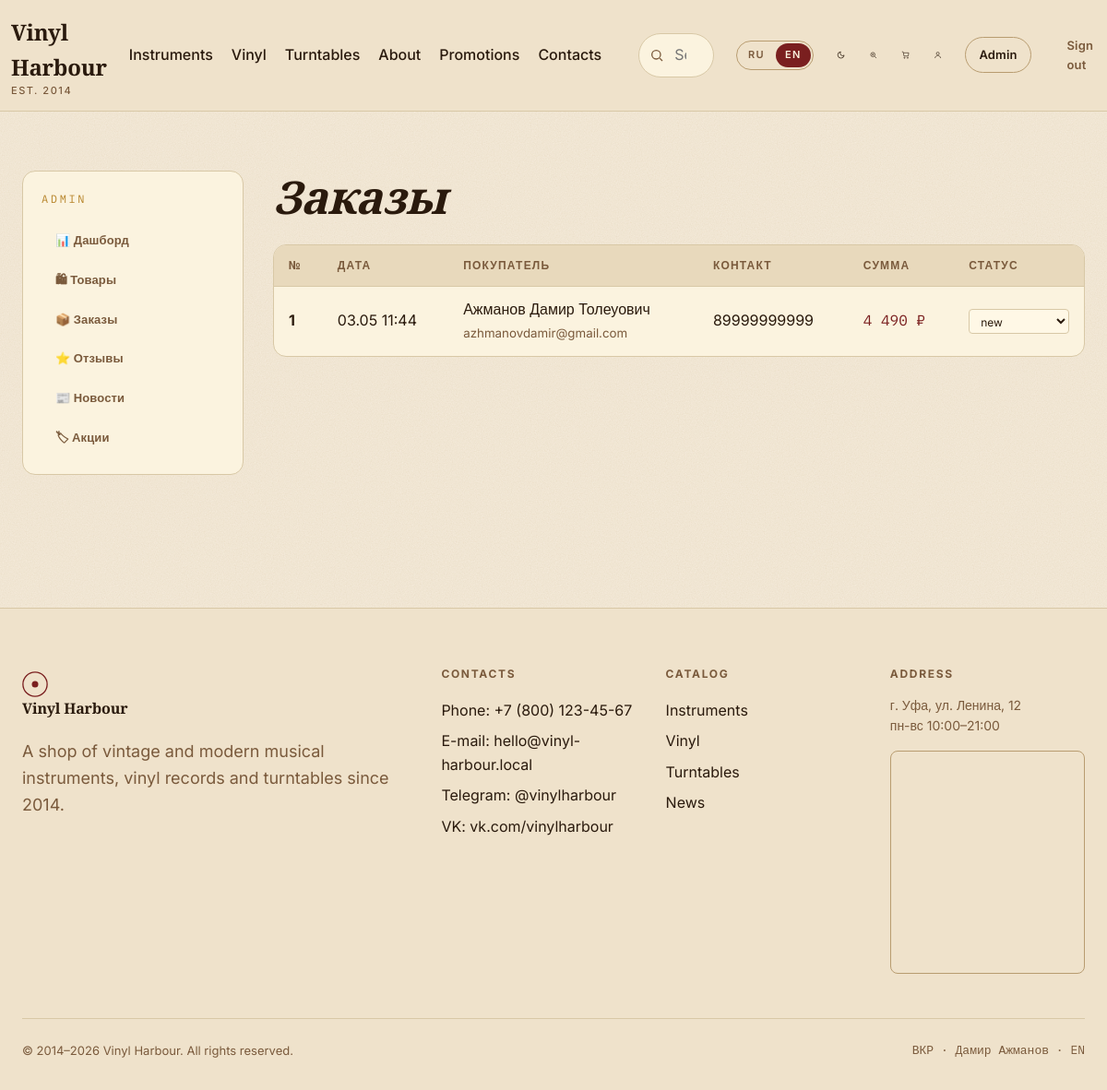
/admin/orders?lang=en (signed in), run on the app's committed database.
### app/models.py (models this page shows, shortened)
class Category(db.Model):
    __tablename__ = "categories"
    id = db.Column(db.Integer, primary_key=True)
    slug = db.Column(db.String(64), unique=True, nullable=False)
    name_ru = db.Column(db.String(120), nullable=False)
    name_en = db.Column(db.String(120), nullable=False)
    description_ru = db.Column(db.Text, default="")
    description_en = db.Column(db.Text, default="")
    products = db.relationship("Product", backref="category", lazy="dynamic")

class Order(db.Model):
    __tablename__ = "orders"
    id = db.Column(db.Integer, primary_key=True)
    user_id = db.Column(db.Integer, db.ForeignKey("users.id"), nullable=False, index=True)
    full_name = db.Column(db.String(160), nullable=False)
    email = db.Column(db.String(120), nullable=False)
    phone = db.Column(db.String(40), nullable=False)
    address = db.Column(db.String(255), nullable=False)
    delivery_method = db.Column(db.String(40), default="pickup")  # pickup / courier / post
    payment_method = db.Column(db.String(40), default="card")  # card / cash / sbp
    comment = db.Column(db.Text, default="")
    total = db.Column(db.Numeric(10, 2), nullable=False)
    status = db.Column(db.String(40), default="new")  # new / paid / shipped / done / canceled
    created_at = db.Column(db.DateTime, default=datetime.utcnow)
    items = db.relationship("OrderItem", backref="order", lazy="joined", cascade="all, delete-orphan")

### app/blueprints/admin/routes.py (the view)
@bp.route("/orders")
def orders():
    items = Order.query.order_by(Order.created_at.desc()).all()
    return render_template("admin/orders.html", items=items)

### app/blueprints/admin/routes.py (called while the page is built)
@bp.before_request
@login_required
def require_admin():
    if not current_user.is_admin:
        from flask import abort
        abort(403)

### app/i18n.py (called while the page is built)
def translations(lang):
    return TRANSLATIONS.get(lang, TRANSLATIONS["ru"])

### app/models.py (called while the page is built)
@login_manager.user_loader
def load_user(user_id):
    return db.session.get(User, int(user_id))

    @property
    def is_admin(self):
        return self.role == "admin"

### app/templates/admin/orders.html (shortened to what this page needs)
{% extends 'admin/_layout.html' %}
{% block admin_content %}
<h1 style="font-style: italic; margin-bottom: var(--space-6);">Заказы</h1>
<div class="table-card">
  <table class="data">
    <thead><tr><th>№</th><th>Дата</th><th>Покупатель</th><th>Контакт</th><th>Сумма</th><th>Статус</th></tr></thead>
    <tbody>
      {% for o in items %}
      <tr>
        <td><strong>{{ o.id }}</strong></td>
        <td>{{ o.created_at.strftime('%d.%m %H:%M') }}</td>
        <td>{{ o.full_name }}<br><small style="color: var(--color-text-muted);">{{ o.email }}</small></td>
        <td>{{ o.phone }}</td>
        <td style="font-family: var(--font-mono); color: var(--color-primary);">{{ "{:,.0f}".format(o.total).replace(',', ' ') }} ₽</td>
        <td>
          <form method="post" action="{{ url_for('admin.order_status', order_id=o.id) }}">
            <select name="status" onchange="this.form.submit()" class="input" style="padding: 4px 8px; font-size: 12px;">
              {% for s in ['new', 'paid', 'shipped', 'done', 'canceled'] %}
                <option value="{{ s }}" {% if s == o.status %}selected{% endif %}>{{ s }}</option>
              {% endfor %}
            </select>
          </form>
        </td>
      </tr>
      {% endfor %}
    </tbody>
  </table>
</div>
{% endblock %}

### app/templates/base.html (shortened to what this page needs)
<!DOCTYPE html>
<html lang="{{ lang }}">
<head>
  <link rel="stylesheet" href="{{ url_for('static', filename='css/style.css') }}">
</head>
<body>
<header class="site-header">
  <div class="container header-top">
    <a href="{{ url_for('main.index') }}" class="logo" aria-label="{{ t.site_name }}">
      <span>{{ t.site_name }}<small>EST. 2014</small></span>
    </a>
    <nav class="nav-main">
      <a href="{{ url_for('catalog.category', slug='instruments') }}">{{ t.instruments }}</a>
      <a href="{{ url_for('catalog.category', slug='vinyl') }}">{{ t.vinyl }}</a>
      <a href="{{ url_for('catalog.category', slug='players') }}">{{ t.players }}</a>
      <a href="{{ url_for('main.index') }}#about">{{ t.about }}</a>
      <a href="{{ url_for('main.index') }}#promotions">{{ t.promotions }}</a>
      <a href="{{ url_for('main.index') }}#contacts">{{ t.contacts }}</a>
    </nav>
    <form action="{{ url_for('main.search') }}" method="get" class="search-form-header" role="search">
      <svg width="16" height="16" viewBox="0 0 24 24" fill="none" stroke="currentColor" stroke-width="2"><circle cx="11" cy="11" r="7"/><path d="m21 21-4.3-4.3"/></svg>
      <input type="search" name="q" placeholder="{{ t.search_placeholder }}" autocomplete="off" data-search-input>
    </form>
    <div class="lang-toggle" role="group" aria-label="Language">
      <a href="?lang=ru" class="{% if lang=='ru' %}active{% endif %}">RU</a>
      <a href="?lang=en" class="{% if lang=='en' %}active{% endif %}">EN</a>
    </div>
    <button class="icon-btn" data-theme-toggle aria-label="{{ t.theme_dark }}" title="{{ t.theme_dark }}"></button>
    <button class="icon-btn" data-vision-toggle aria-label="{{ t.vision_mode }}" title="{{ t.vision_mode }}">
      <svg width="20" height="20" viewBox="0 0 24 24" fill="none" stroke="currentColor" stroke-width="1.6"><circle cx="11" cy="11" r="6"/><path d="m21 21-5-5"/><path d="M11 8v6M8 11h6" stroke-width="1.4"/></svg>
    </button>
    {% if current_user.is_authenticated %}
      <a href="{{ url_for('cart.index') }}" class="icon-btn cart-btn" aria-label="{{ t.cart }}">
        <svg width="20" height="20" viewBox="0 0 24 24" fill="none" stroke="currentColor" stroke-width="1.6"><path d="M6 6h15l-1.5 9h-12z"/><circle cx="9" cy="20" r="1.5"/><circle cx="18" cy="20" r="1.5"/><path d="M6 6 5 3H2"/></svg>
        {% set cart_count = current_user.cart_items.count() %}
      </a>
      <a href="{{ url_for('account.index') }}" class="icon-btn" aria-label="{{ t.account }}" title="{{ t.account }}">
        <svg width="20" height="20" viewBox="0 0 24 24" fill="none" stroke="currentColor" stroke-width="1.6"><circle cx="12" cy="8" r="4"/><path d="M4 21c0-4 4-7 8-7s8 3 8 7"/></svg>
      </a>
      {% if current_user.is_admin %}<a href="{{ url_for('admin.index') }}" class="btn btn-outline btn-sm">{{ t.admin }}</a>{% endif %}
      <a href="{{ url_for('auth.logout') }}" class="btn btn-ghost btn-sm">{{ t.logout }}</a>
    {% else %}
      <a href="{{ url_for('auth.login') }}" class="btn btn-ghost btn-sm">{{ t.login }}</a>
      <a href="{{ url_for('auth.register') }}" class="btn btn-primary btn-sm">{{ t.register }}</a>
    {% endif %}
  </div>
</header>
<main>
  {% block content %}{% endblock %}
</main>
<footer class="site-footer" id="contacts">
  <div class="container">
    <div class="footer-grid">
      <div>
        <a href="{{ url_for('main.index') }}" class="logo">
          <svg width="28" height="28" viewBox="0 0 32 32" fill="none">
            <circle cx="16" cy="16" r="15" stroke="currentColor" stroke-width="1.5"/>
            <circle cx="16" cy="16" r="4" fill="currentColor"/>
          </svg>
          <span>{{ t.site_name }}</span>
        </a>
        <p style="margin-top: 1rem; color: var(--color-text-muted);">{{ t.footer_about }}</p>
      </div>
      <div>
        <h4>{{ t.contacts }}</h4>
        <a href="tel:+78001234567">{{ t.phone }}: +7 (800) 123-45-67</a>
        <a href="mailto:hello@vinyl-harbour.local">{{ t.email }}: hello@vinyl-harbour.local</a>
        <a href="#">Telegram: @vinylharbour</a>
        <a href="#">VK: vk.com/vinylharbour</a>
      </div>
      <div>
        <h4>{{ t.catalog }}</h4>
        <a href="{{ url_for('catalog.category', slug='instruments') }}">{{ t.instruments }}</a>
        <a href="{{ url_for('catalog.category', slug='vinyl') }}">{{ t.vinyl }}</a>
        <a href="{{ url_for('catalog.category', slug='players') }}">{{ t.players }}</a>
        <a href="{{ url_for('main.news_list') }}">{{ t.news }}</a>
      </div>
      <div>
        <h4>{{ t.address }}</h4>
        <p style="font-size: 0.875rem; color: var(--color-text-muted);">г. Уфа, ул. Ленина, 12<br>пн-вс 10:00–21:00</p>
        <div class="map-embed">
          <iframe src="https://yandex.ru/map-widget/v1/?ll=55.957727%2C54.735152&z=14&pt=55.957727,54.735152,pm2rdm" loading="lazy" allowfullscreen title="Карта"></iframe>
        </div>
      </div>
    </div>
    <div class="copyright">
      <span>© 2014–2026 {{ t.site_name }}. {{ t.rights }}.</span>
      <span style="font-family: var(--font-mono);">ВКР · Дамир Ажманов · {{ lang|upper }}</span>
    </div>
  </div>
</footer>
</body>
</html>

### data on the page
Category: instruments "Instruments"
Category: vinyl "Vinyl"
Category: players "Turntables"
Order: id "1", created_at "03.05 11:44", full_name "Ажманов Дамир Толеуович", email "azhmanovdamir@gmail.com", phone "89999999999", total "4 490", status "new"

### other printed values
{{ t.site_name }} "Vinyl Harbour"
{{ t.about }} "About"
{{ t.promotions }} "Promotions"
{{ t.contacts }} "Contacts"
{{ t.admin }} "Admin"
{{ t.logout }} "Sign out"
{{ t.footer_about }} "A shop of vintage and modern musical instruments, vinyl records and turntables since 2014."
{{ t.contacts }} "CONTACTS"
{{ t.phone }} "Phone"
{{ t.email }} "E-mail"
{{ t.catalog }} "CATALOG"
{{ t.news }} "News"
{{ t.address }} "ADDRESS"
{{ t.rights }} "All rights reserved"
{{ lang|upper }} "EN"
